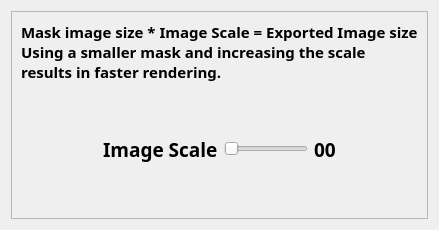
                       <widget class="QWidget" name="parameters_windowPage5">
                        <attribute name="title">
                         <string>Scale</string>
                        </attribute>
                        <layout class="QVBoxLayout" name="verticalLayout_12">
                         <item>
                          <widget class="QFrame" name="frame_6">
                           <property name="frameShape">
                            <enum>QFrame::StyledPanel</enum>
                           </property>
                           <property name="frameShadow">
                            <enum>QFrame::Raised</enum>
                           </property>
                           <layout class="QGridLayout" name="gridLayout_4">
                            <item row="2" column="0">
                             <layout class="QHBoxLayout" name="horizontalLayout_10">
                              <item>
                               <spacer name="horizontalSpacer_5">
                                <property name="orientation">
                                 <enum>Qt::Horizontal</enum>
                                </property>
                                <property name="sizeHint" stdset="0">
                                 <size>
                                  <width>40</width>
                                  <height>20</height>
                                 </size>
                                </property>
                               </spacer>
                              </item>
                              <item>
                               <widget class="QLabel" name="image_scale_label">
                                <property name="maximumSize">
                                 <size>
                                  <width>16777215</width>
                                  <height>30</height>
                                 </size>
                                </property>
                                <property name="font">
                                 <font>
                                  <family>Play</family>
                                  <pointsize>14</pointsize>
                                  <bold>true</bold>
                                  <kerning>true</kerning>
                                 </font>
                                </property>
                                <property name="toolTip">
                                 <string>&lt;html&gt;&lt;head/&gt;&lt;body&gt;&lt;p&gt;Exported image size multiplier !!! &lt;/p&gt;&lt;/body&gt;&lt;/html&gt;</string>
                                </property>
                                <property name="text">
                                 <string>Image Scale</string>
                                </property>
                               </widget>
                              </item>
                              <item>
                               <widget class="QSlider" name="scale_slider">
                                <property name="minimumSize">
                                 <size>
                                  <width>0</width>
                                  <height>40</height>
                                 </size>
                                </property>
                                <property name="maximumSize">
                                 <size>
                                  <width>300</width>
                                  <height>16777215</height>
                                 </size>
                                </property>
                                <property name="toolTip">
                                 <string>&lt;html&gt;&lt;head/&gt;&lt;body&gt;&lt;p&gt;&lt;br/&gt;&lt;/p&gt;&lt;/body&gt;&lt;/html&gt;</string>
                                </property>
                                <property name="minimum">
                                 <number>1</number>
                                </property>
                                <property name="maximum">
                                 <number>10</number>
                                </property>
                                <property name="pageStep">
                                 <number>1</number>
                                </property>
                                <property name="orientation">
                                 <enum>Qt::Horizontal</enum>
                                </property>
                               </widget>
                              </item>
                              <item>
                               <widget class="QLabel" name="label_scale_slider">
                                <property name="maximumSize">
                                 <size>
                                  <width>50</width>
                                  <height>50</height>
                                 </size>
                                </property>
                                <property name="font">
                                 <font>
                                  <family>Montserrat</family>
                                  <pointsize>14</pointsize>
                                  <bold>true</bold>
                                  <kerning>true</kerning>
                                 </font>
                                </property>
                                <property name="toolTip">
                                 <string>&lt;html&gt;&lt;head/&gt;&lt;body&gt;&lt;p&gt;Exported image size will be multiplied by this number !!!&lt;/p&gt;&lt;/body&gt;&lt;/html&gt;</string>
                                </property>
                                <property name="text">
                                 <string>00</string>
                                </property>
                                <property name="margin">
                                 <number>5</number>
                                </property>
                                <property name="indent">
                                 <number>-1</number>
                                </property>
                                <property name="openExternalLinks">
                                 <bool>false</bool>
                                </property>
                               </widget>
                              </item>
                              <item>
                               <spacer name="horizontalSpacer_6">
                                <property name="orientation">
                                 <enum>Qt::Horizontal</enum>
                                </property>
                                <property name="sizeHint" stdset="0">
                                 <size>
                                  <width>40</width>
                                  <height>20</height>
                                 </size>
                                </property>
                               </spacer>
                              </item>
                             </layout>
                            </item>
                            <item row="3" column="0">
                             <spacer name="verticalSpacer_3">
                              <property name="orientation">
                               <enum>Qt::Vertical</enum>
                              </property>
                              <property name="sizeHint" stdset="0">
                               <size>
                                <width>20</width>
                                <height>40</height>
                               </size>
                              </property>
                             </spacer>
                            </item>
                            <item row="0" column="0">
                             <widget class="QLabel" name="label_6">
                              <property name="font">
                               <font>
                                <family>IBM Plex Sans</family>
                                <pointsize>11</pointsize>
                                <bold>true</bold>
                                <kerning>true</kerning>
                               </font>
                              </property>
                              <property name="text">
                               <string>Mask image size * Image Scale = Exported Image size
Using a smaller mask and increasing the scale
results in faster rendering.</string>
                              </property>
                             </widget>
                            </item>
                            <item row="1" column="0">
                             <spacer name="verticalSpacer_6">
                              <property name="orientation">
                               <enum>Qt::Vertical</enum>
                              </property>
                              <property name="sizeHint" stdset="0">
                               <size>
                                <width>20</width>
                                <height>40</height>
                               </size>
                              </property>
                             </spacer>
                            </item>
                           </layout>
                          </widget>
                         </item>
                        </layout>
                       </widget>
